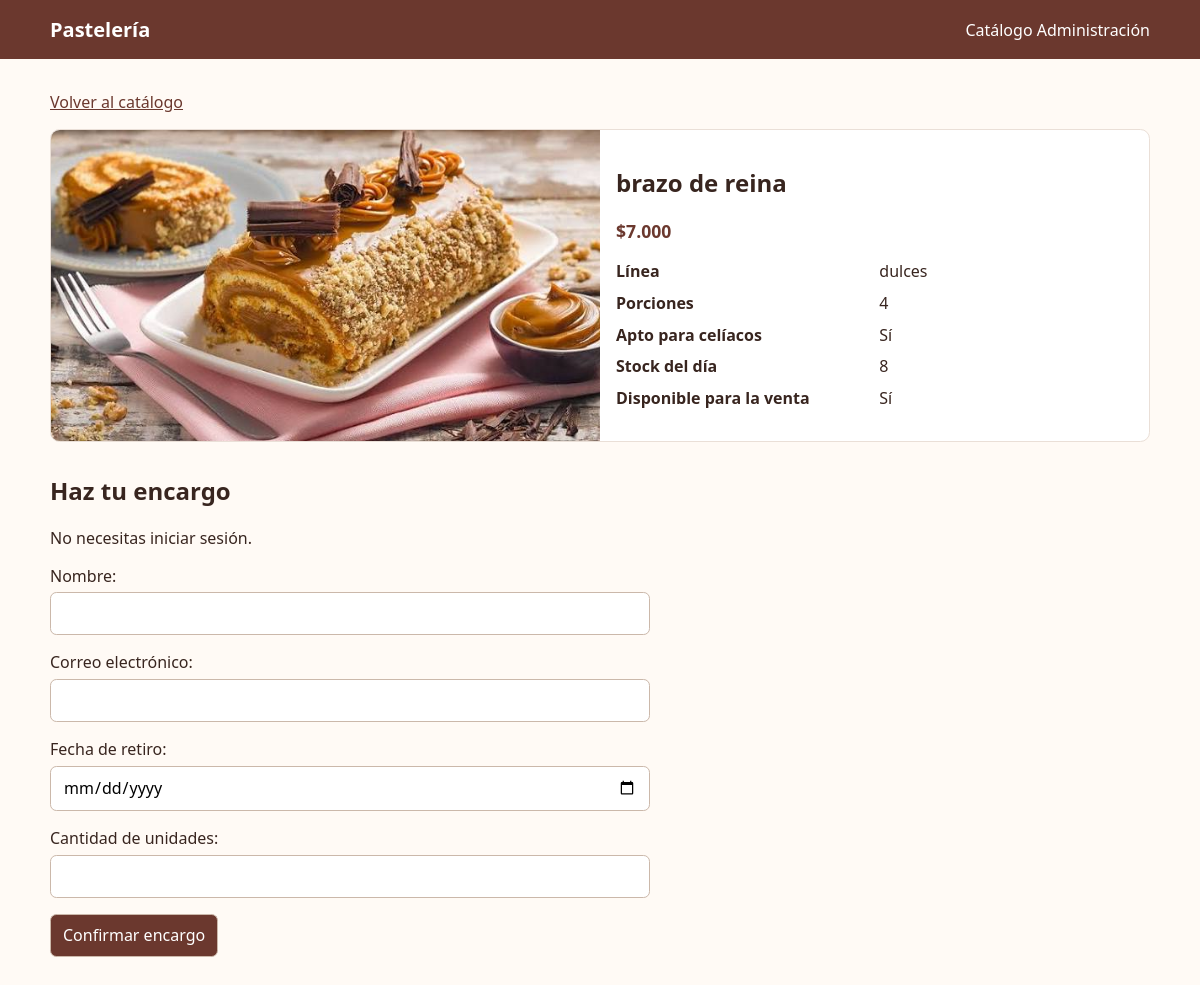
The app's page /productos/8/ with its own data.
### catalogo/models.py (models this page shows, shortened)
class Producto(models.Model):
    nombre = models.CharField(max_length=150)
    linea = models.ForeignKey(
        Linea,
        on_delete=models.CASCADE,
        related_name='productos',
    )
    fotografia = models.ImageField(upload_to='productos/')
    precio = models.PositiveIntegerField(validators=[MinValueValidator(0)])
    porciones = models.PositiveIntegerField(
        validators=[MinValueValidator(1)],
    )
    apto_celiacos = models.BooleanField(default=False)
    stock = models.PositiveIntegerField(default=0)
    disponible = models.BooleanField(default=True)
    class Meta:
        verbose_name = 'producto'
        verbose_name_plural = 'productos'
        ordering = ['nombre']

class Linea(models.Model):
    nombre = models.CharField(max_length=100, unique=True)
    class Meta:
        verbose_name = 'línea'
        verbose_name_plural = 'líneas'
        ordering = ['nombre']

### catalogo/views.py (the view)
# urls.py: path('productos/<int:pk>/', views.detalle_producto, name='detalle_producto'),
def detalle_producto(request, pk):
    producto = get_object_or_404(
        Producto.objects.select_related('linea'),
        pk=pk,
        disponible=True,
    )
    if request.method == 'POST':
        formulario = EncargoForm(request.POST, producto=producto)
        if formulario.is_valid():
            cantidad = formulario.cleaned_data['cantidad']
            with transaction.atomic():
                stock_descontado = Producto.objects.filter(
                    pk=producto.pk,
                    disponible=True,
                    stock__gte=cantidad,
                ).update(stock=F('stock') - cantidad)
                if stock_descontado:
                    encargo = formulario.save(commit=False)
                    encargo.producto = producto
                    encargo.save()
            if stock_descontado:
                return redirect(
                    'catalogo:comprobante_encargo',
                    codigo=encargo.codigo,
                )
            producto = get_object_or_404(
                Producto.objects.select_related('linea'),
                pk=producto.pk,
                disponible=True,
            )
            formulario.add_error(
                'cantidad',
                f'Solo hay {producto.stock} unidades disponibles.',
            )
    else:
        formulario = EncargoForm(producto=producto)
    return render(
        request,
        'catalogo/detalle_producto.html',
        {'producto': producto, 'formulario': formulario},
    )

### catalogo/forms.py (shortened to what this page needs)
class EncargoForm(forms.ModelForm):
    cantidad = forms.IntegerField(
        min_value=1,
        max_value=3,
        label='Cantidad de unidades',
        widget=forms.NumberInput(attrs={'min': 1, 'max': 3}),
    )
    def __init__(self, *args, producto, **kwargs):
        self.producto = producto
        super().__init__(*args, **kwargs)
    class Meta:
        model = Encargo
        fields = ('nombre_cliente', 'correo_cliente', 'fecha_retiro', 'cantidad')
        labels = {
            'nombre_cliente': 'Nombre',
            'correo_cliente': 'Correo electrónico',
            'fecha_retiro': 'Fecha de retiro',
        }
        widgets = {
            'fecha_retiro': forms.DateInput(attrs={'type': 'date'}),
        }

### catalogo/templatetags/catalogo_tags.py (called while the page is built)
@register.filter
def pesos_chilenos(precio):
    return f'${precio:,}'.replace(',', '.')

### catalogo/templates/catalogo/detalle_producto.html (shortened to what this page needs)
{% extends "catalogo/base.html" %}
{% load catalogo_tags %}
{% block content %}
    <p><a class="back-link" href="{% url 'catalogo:inicio' %}">Volver al catálogo</a></p>
    <article class="detail">
        <img src="{{ producto.fotografia.url }}" alt="Fotografía de {{ producto.nombre }}">
        <div class="detail-info">
            <h1>{{ producto.nombre }}</h1>
            <p class="price">{{ producto.precio|pesos_chilenos }}</p>
            <dl>
                <dt>Línea</dt>
                <dd>{{ producto.linea.nombre }}</dd>
                <dt>Porciones</dt>
                <dd>{{ producto.porciones }}</dd>
                <dt>Apto para celíacos</dt>
                <dd>{% if producto.apto_celiacos %}Sí{% else %}No{% endif %}</dd>
                <dt>Stock del día</dt>
                <dd>{{ producto.stock }}</dd>
                <dt>Disponible para la venta</dt>
                <dd>{% if producto.disponible %}Sí{% else %}No{% endif %}</dd>
            </dl>
        </div>
    </article>
    {% if producto.stock > 0 %}
        <section class="order-form" aria-labelledby="order-heading">
            <h2 id="order-heading">Haz tu encargo</h2>
            <p>No necesitas iniciar sesión.</p>
            <form method="post">
                {{ formulario.as_p }}
                <button type="submit">Confirmar encargo</button>
            </form>
        </section>
    {% endif %}
{% endblock %}

### catalogo/templates/catalogo/base.html (style rules this page uses)
:root { font-family: system-ui, sans-serif; color: #38251f; background: #fffaf5; }
body { margin: 0; }
input, select, button { font: inherit; padding: .6rem .75rem; border: 1px solid #cbb8aa; border-radius: .4rem; }
button { background: #6b382e; color: white; cursor: pointer; }
.product, .detail { overflow: hidden; background: white; border: 1px solid #eadfd7; border-radius: .6rem; }
.product-info, .detail-info { padding: 1rem; }
.price { color: #6b382e; font-weight: 700; font-size: 1.1rem; }
.detail { display: grid; grid-template-columns: repeat(auto-fit, minmax(280px, 1fr)); }
.detail img { width: 100%; height: 100%; max-height: 520px; object-fit: cover; }
.detail-info dl { display: grid; grid-template-columns: 1fr 1fr; gap: .6rem; }
.detail-info dt { font-weight: 700; }
.detail-info dd { margin: 0; }
.back-link { color: #6b382e; }
.order-form { max-width: 600px; margin: 2rem 0; }
.order-form p { display: grid; gap: .35rem; }

### records on screen
Producto: fotografia (picture), nombre "brazo de reina", precio|pesos_chilenos "$7.000", linea.nombre "dulces", porciones "4", stock "8"
